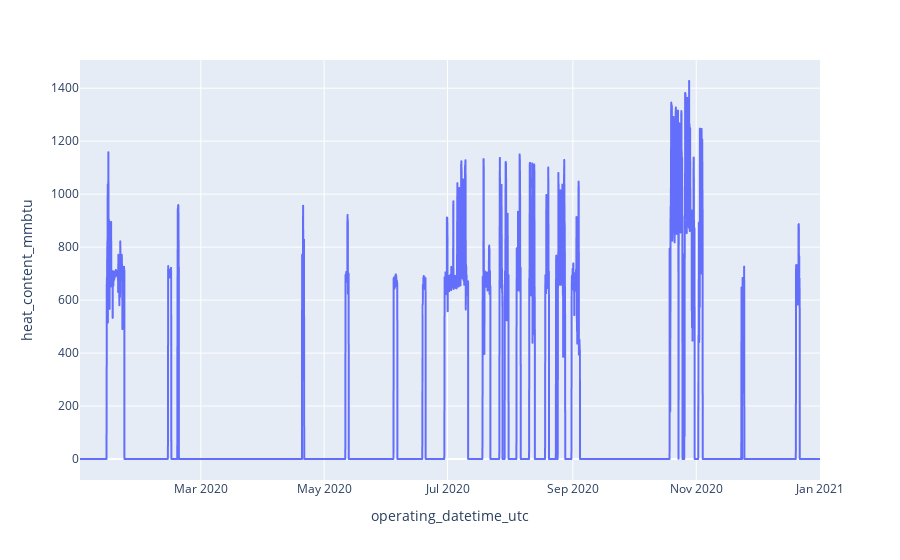

Notebook code cell kept with this figure:
### Code cell
px.line(cems[cems['cems_id'] == '1012_2'], x='operating_datetime_utc', y='heat_content_mmbtu')

### Figure 1 — Plotly figure (JSON) as saved in the notebook; plotly's stock layout.template omitted (floating-point values rounded to 4 significant figures; data arrays with more than 128 entries replaced by an {"elided": "..."} marker saying what was removed)
{"data": [{"hovertemplate": "operating_datetime_utc=%{x}<br>heat_content_mmbtu=%{y}<extra></extra>", "legendgroup": "", "line": {"color": "#636efa", "dash": "solid"}, "mode": "lines", "name": "", "showlegend": false, "type": "scattergl", "x": {"elided": "8040 str values"}, "xaxis": "x", "y": {"elided": "8040 float values"}, "yaxis": "y"}], "layout": {"legend": {"tracegroupgap": 0}, "margin": {"t": 60}, "xaxis": {"anchor": "y", "domain": [0, 1], "title": {"text": "operating_datetime_utc"}}, "yaxis": {"anchor": "x", "domain": [0, 1], "title": {"text": "heat_content_mmbtu"}}}}
